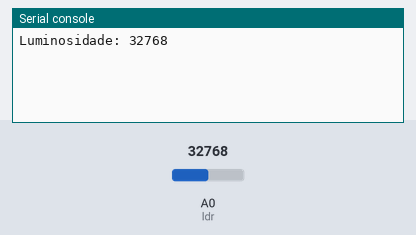
Simulated run of this program. Board: CircuitPython board. On the bench: the last lines printed to the serial console. The test bench sets the inputs (shaded band); at power-on: A0 (ldr) = 32768 (analog values on the 0–65535 scale).

Above: at 1.2 s.
1.3 s: A0 (ldr) set to 45874
At 2.8 s:
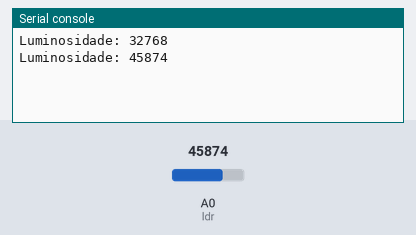
4.0 s: A0 (ldr) set to 57670
At 4.3 s:
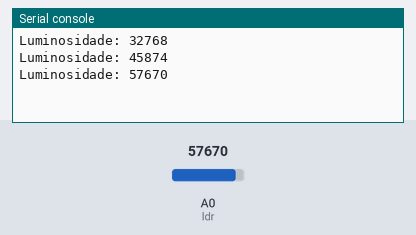
Timing chart, 0 to 7.0 s (numbered marks = the images above; inputs shaded):
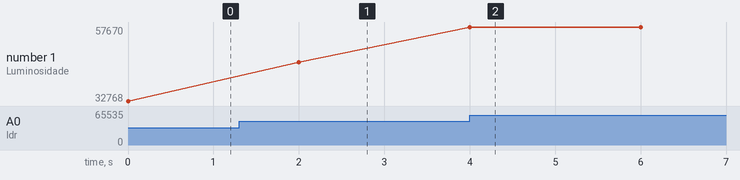

Measured:
- after the input at 1.3 s, the serial console: prints a new line after 0.70 s (image 1)
- after the input at 4.0 s, the serial console: prints a new line at once (image 2)
- plotted number 1: 32768 → 45874 after the input at 1.3 s, 45874 → 57670 after the input at 4.0 s

The program:

ldr_sensor.py
```python
'''
Pinout

3.3V ---- [LDR] ----+---- [Resistor 10kΩ] ---- GND
                    |
                (ADC0 GP26)

'''

import time
import board
import analogio

# Configura o ADC no pino GP26 (A0)
ldr = analogio.AnalogIn(board.A0)

def ler_luminosidade():
    return ldr.value  # Retorna um valor entre 0 e 65535

while True:
    valor = ler_luminosidade()
    print(f"Luminosidade: {valor}")
    time.sleep(2)
```
